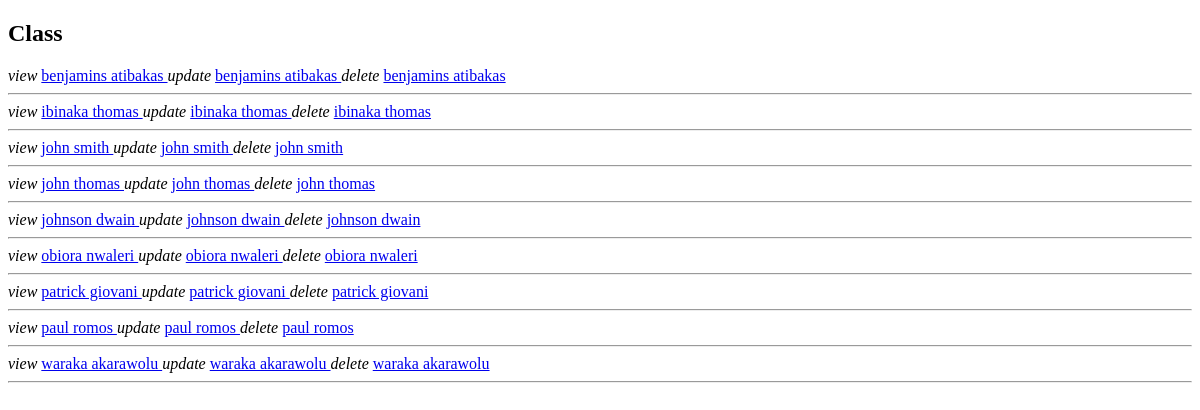
The page /prac2/ on the database as committed earlier.
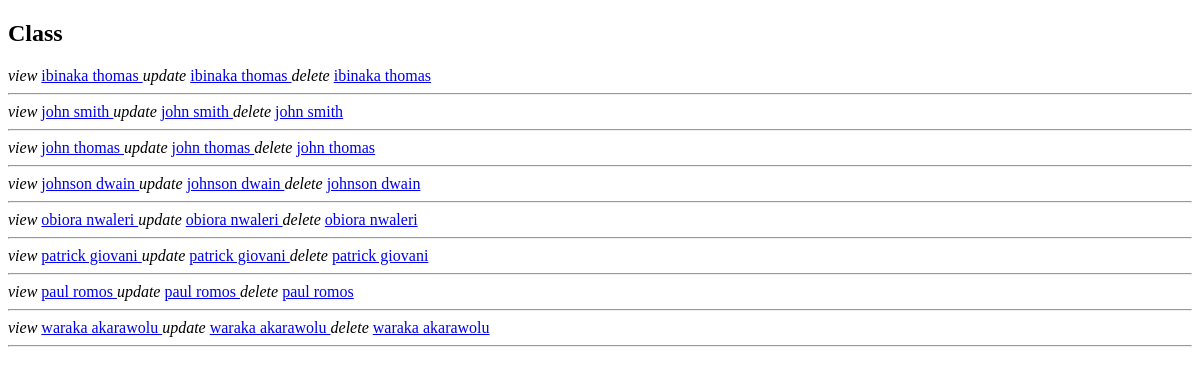
The same page on the database as committed later.
### practise2/models.py (models this page shows, shortened)
class MyModel(models.Model):
    name=models.CharField(max_length=50)
    slug=models.SlugField(max_length=50)
    age=models.PositiveSmallIntegerField(default=0)
    time=models.DateTimeField(default=datetime.now(tz=UTC),null=True)
    class Meta:
        ordering=["name",]

### templates/practise2/home.html (shortened to what this page needs)
<!DOCTYPE html>
<html lang="en">
<head>
</head>
<body>
    <H2>Class</H2>
{% for name in object_list %}
  <i>view</i> <a  href="  {% url 'modal-detail' name.id  %}">{{ name.name }}  </a>
    <i>update</i>  <a  href=" {% url 'modal-update'  name.id %} " >{{ name.name }}  </a>
    <i> delete</i>  <a  href="{% url 'modal-delete'  name.id %}">{{ name.name }}  </a> <br> <hr>
{% endfor %}
</body>
</html>

Rows that differ between the two databases and show on the page:
removed MyModel: name "benjamins atibakas"
